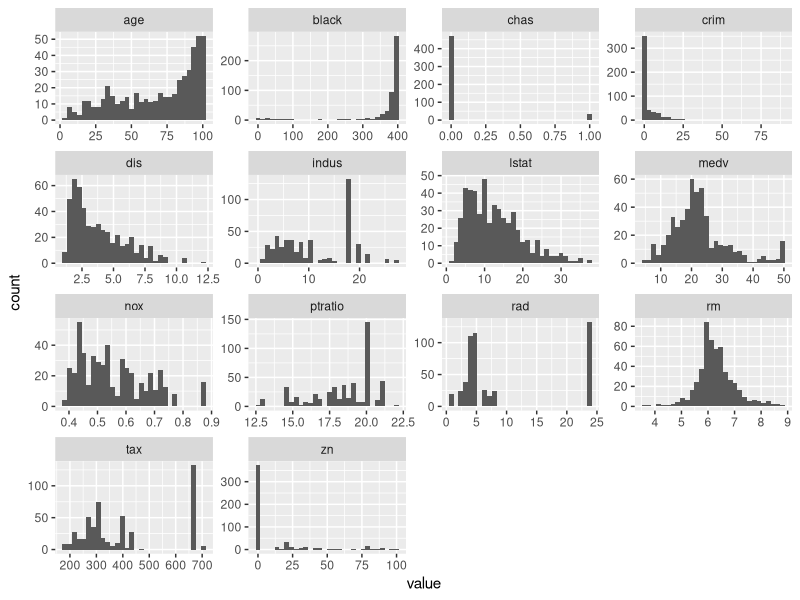
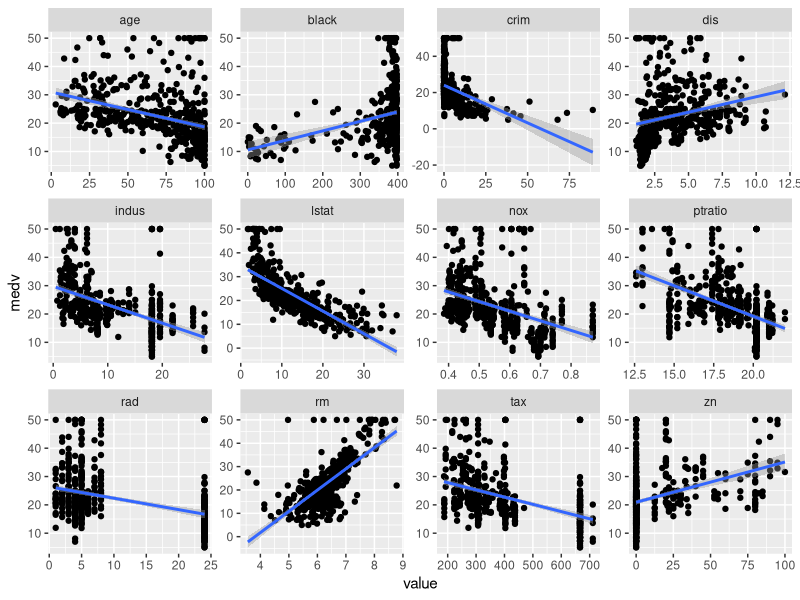
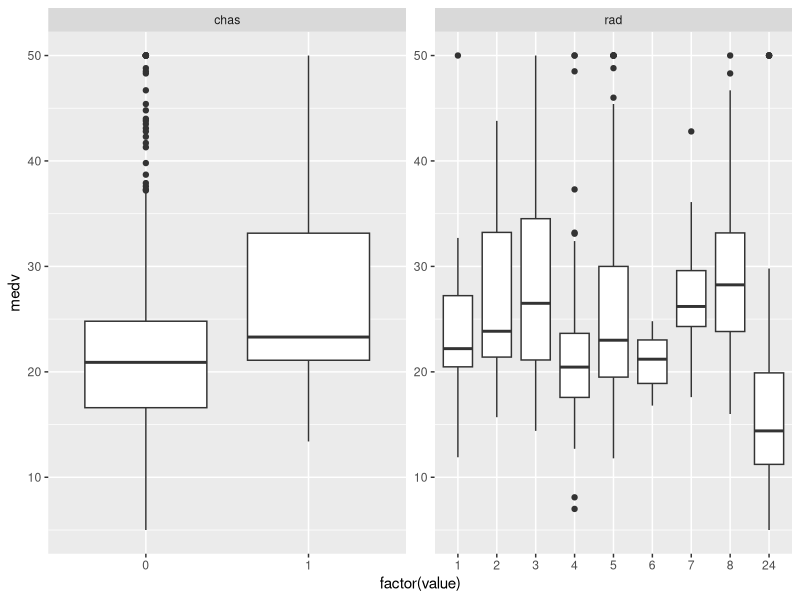
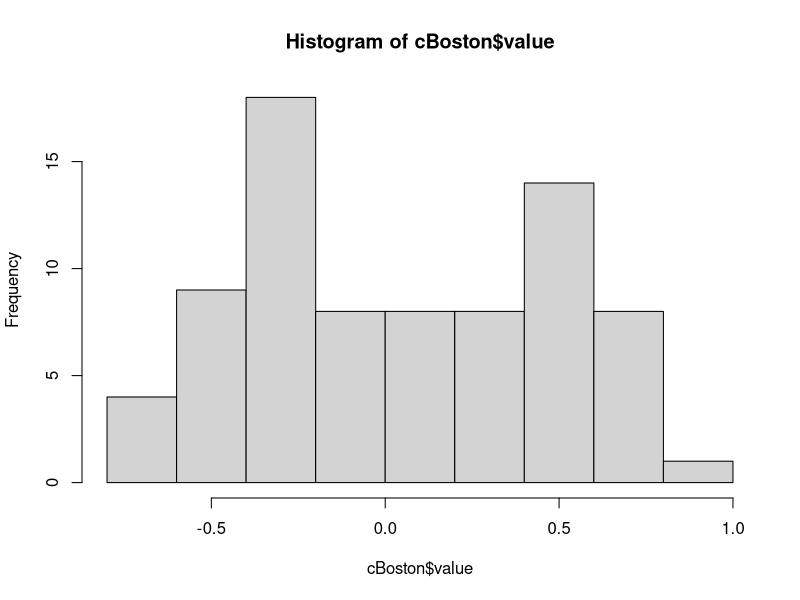
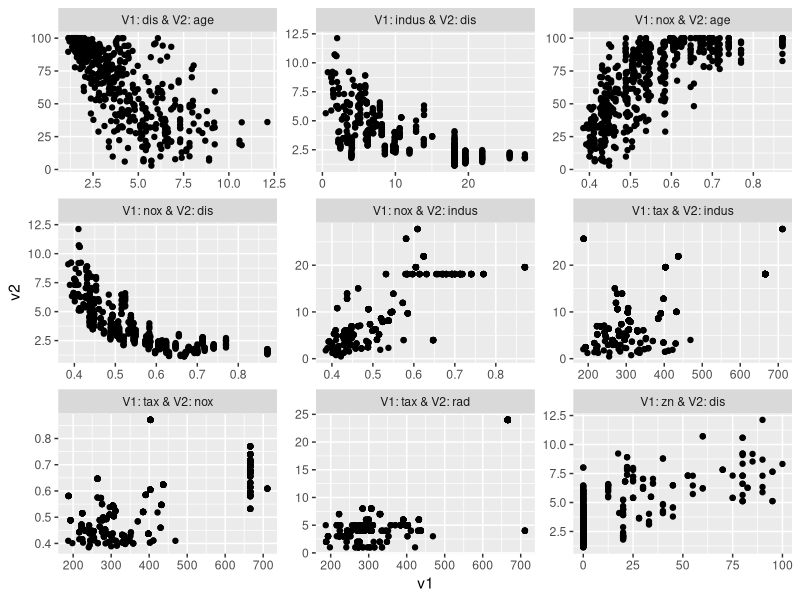
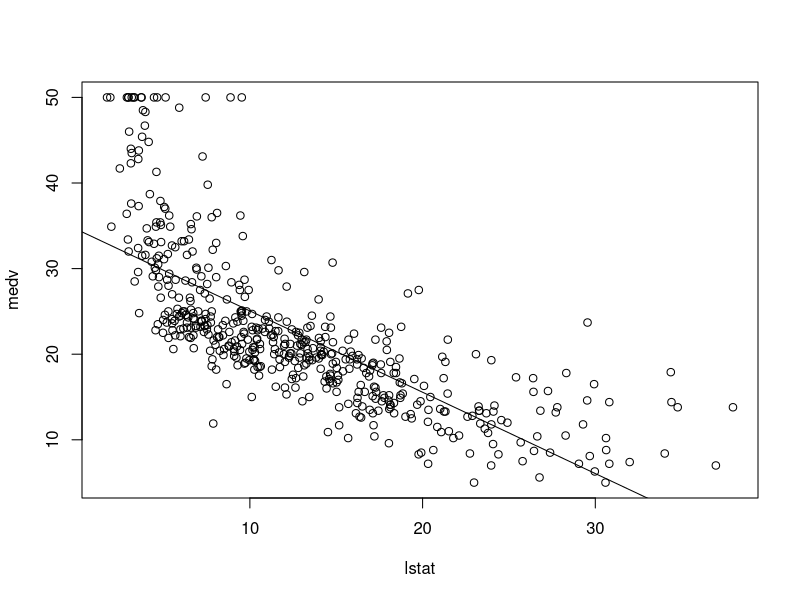
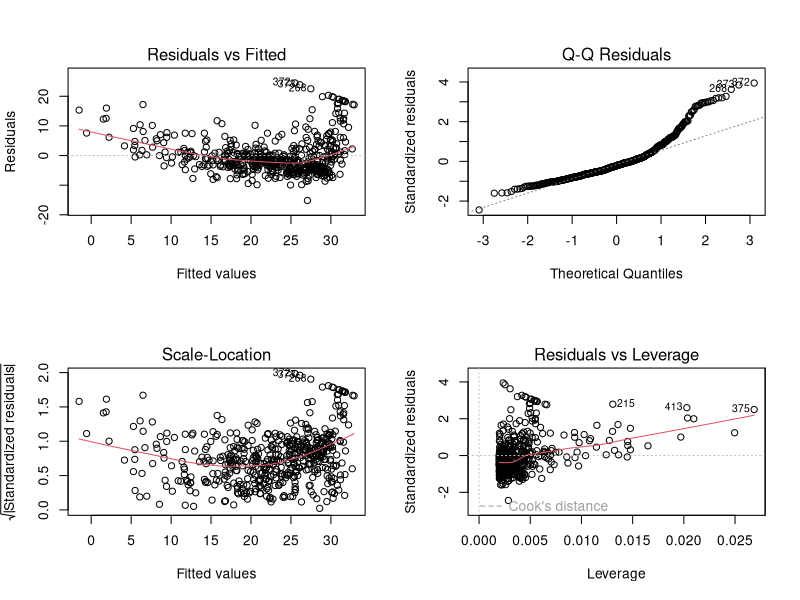
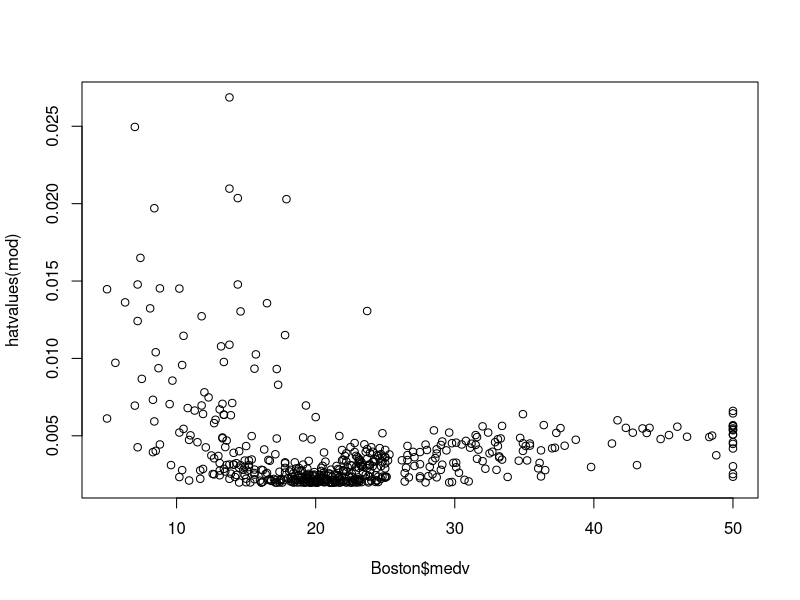

The R script that drew these images, in order:
## ---- chunk 1
library(MASS)
library(ggplot2)
library(dplyr)
library(tidyr)
library(car)
summary(Boston)
## ---- chunk 2
dim(Boston)
## ---- chunk 3
sum(is.na(Boston))
## ---- chunk 4
lBoston <- Boston %>% pivot_longer(everything())
ggplot(lBoston, aes(x = value)) +
  facet_wrap(. ~ name, scales = 'free') +
  geom_histogram()
## ---- chunk 5
l2Boston <- Boston %>% pivot_longer(crim:lstat) %>% filter(name != 'chas')
ggplot(l2Boston, aes(x = value, y = medv)) +
  facet_wrap(. ~ name, scales = 'free') +
  geom_point() +
  geom_smooth(method='lm')
## ---- chunk 6
l3Boston <- Boston %>% pivot_longer(crim:lstat) %>% filter(name %in% c('chas', 'rad'))
ggplot(l3Boston, aes(x = factor(value), y = medv)) +
  facet_wrap(. ~ name, scales = 'free') +
  geom_boxplot()
## ---- chunk 7
cBoston <- data.frame(round(cor(Boston), 2))
cBoston <- cBoston[row.names(cBoston) != 'medv', names(cBoston) != 'medv']
cBoston$metric1 <- row.names(cBoston)
cBoston <- cBoston %>% pivot_longer(crim:lstat)

cBoston <- cBoston %>% 
  filter(metric1 > name) %>%
  arrange(-abs(value))
cBoston$cor_rank <- 1:nrow(cBoston)

hist(cBoston$value)

#ggplot(cBoston, aes(x = metric1, y = name, fill = value)) +
#  geom_tile() +
#  scale_fill_gradient(low = 'blue', high = 'red')
## ---- chunk 8
all_dat <- NULL
cBoston
i <- 1
for (i in 1:9){
  var1 <- cBoston$metric1[i]
  var2 <- cBoston$name[i]
  corr <- cBoston$value[i]
  all_dat <- rbind(all_dat, 
  data.frame(v1 = Boston[, var1], v2 = Boston[, var2], 
             corr = corr, 
             lab = paste0('V1: ', var1, ' & V2: ', var2),
             stringsAsFactors = FALSE))
}
print(all_dat)
ggplot(all_dat, aes(x = v1, y = v2))+
  facet_wrap(. ~ lab, scale = 'free') + 
  geom_point()
## ---- chunk 9
simple_mods <- NULL
for (pred_name in names(Boston)[-ncol(Boston)]){
  mod <- lm(paste0('medv ~ ', pred_name), dat = Boston)
  print(summary(mod))
  simple_mods <- rbind(simple_mods,
    data.frame(pred = pred_name,
               intercept = round(mod$coefficients[1], 2),
               slope = round(mod$coefficients[2], 2),
               r2 = round(summary(mod)$r.squared, 2))
  )
}
knitr::kable(simple_mods[order(simple_mods$r2),])
## ---- chunk 10
mod <- lm(medv ~ lstat, dat = Boston)
plot(medv ~ lstat, dat = Boston)
abline(mod)
par(mfrow=c(2,2))
plot(mod)
par(mfrow=c(1,1))
plot(hatvalues(mod) ~ Boston$medv)
## ---- chunk 11
mod <- lm(1/medv ~ lstat, dat = Boston)
plot(1/medv ~ lstat, dat = Boston)
abline(mod)
par(mfrow=c(2,2))
plot(mod)
par(mfrow=c(1,1))
plot(hatvalues(mod) ~ 1/Boston$medv)
## ---- chunk 12
mod <- lm(medv ~ rm, dat = Boston)
plot(medv ~ rm, dat = Boston)
abline(mod)
print(summary(mod))
par(mfrow=c(2,2))
plot(mod)
par(mfrow=c(1,1))
plot(hatvalues(mod) ~ Boston$rm)
## ---- chunk 13
rmOutliers <- Boston[!abs(mod$residuals)>18,]
mod <- lm(medv ~ rm, dat = rmOutliers)
plot(medv ~ rm, dat = rmOutliers)
abline(mod)
print(summary(mod))
par(mfrow=c(2,2))
plot(mod)
par(mfrow=c(1,1))
## ---- chunk 14
mod <- lm(medv ~ lstat + crim + zn + indus + chas + nox + rm + age + dis + rad + tax + ptratio + black, data = Boston)
mod1 <- update(mod, . ~ . - indus)
mod2 <- update(mod1, . ~ . - age)
## ---- chunk 15
coef_names <- names(mod2$coefficients)
ct <-  # ct is short for coefficient tracker
data.frame(
  name = c(coef_names, 'adjR2', 'Fstat') ,
  m00 = round(c(mod$coefficients[coef_names],
                summary(mod)$adj.r.squared,
                summary(mod)$fstatistic[1]),
              3)
)

get_mod_stats <- function(mod_var){
  mod_coef <- mod_var$coefficients[coef_names]
  mod_coef_norm <- mod_coef / ct$m00[ct$name %in% coef_names]
  round(c(mod_coef_norm,
          summary(mod_var)$adj.r.squared,
          summary(mod_var)$fstatistic[1]),
        3)
}

ct$m01 <- get_mod_stats(mod1) 
ct$m02 <- get_mod_stats(mod2)

row.names(ct) <- NULL
## ---- chunk 16
print(summary(mod2))
## ---- chunk 17
confint(mod2)
## ---- chunk 18
knitr::kable(ct)
## ---- chunk 19
print(vif(mod2))
## ---- chunk 20
mod3 <- update(mod2, . ~ . - tax)
summary(mod3)
ct$m03 <- get_mod_stats(mod3)
knitr::kable(ct)
## ---- chunk 21
print(vif(mod3))
